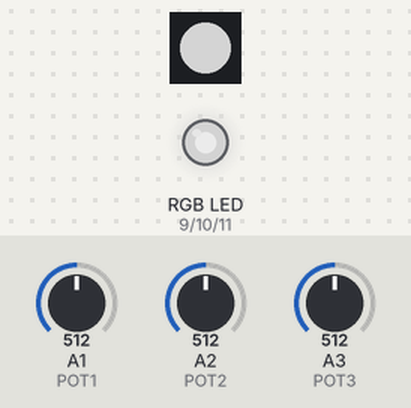
Simulated run of this sketch. Board: Arduino Uno, built with avr-gcc and run on an emulated ATmega328P. Shown: 1 RGB LEDs in strip order, left to right, an RGB LED mixed from three pins (HIGH = lit). Inputs (shaded band) come from the test bench; at power-on: A1 (POT1) = 512, A2 (POT2) = 512, A3 (POT3) = 512. Dim RGB values are drawn brighter than linear; colours are those a GRB WS2812 strip shows for the declared byte order.

Above: at 1.2 s.
1.3 s: A1 (POT1) set to 622
At 2.2 s:
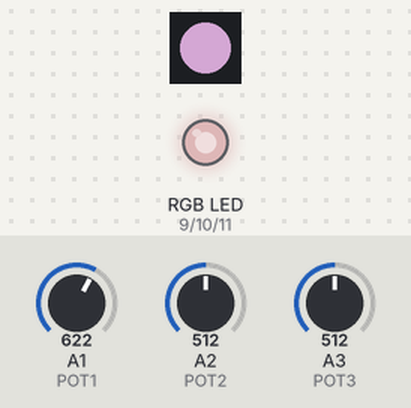
2.8 s: A1 (POT1) set to 645
At 3.4 s:
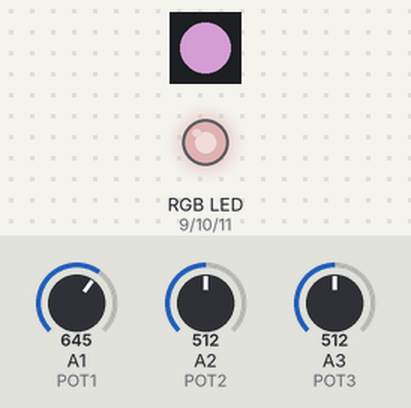
4.3 s: A2 (POT2) set to 716
At 5.5 s:
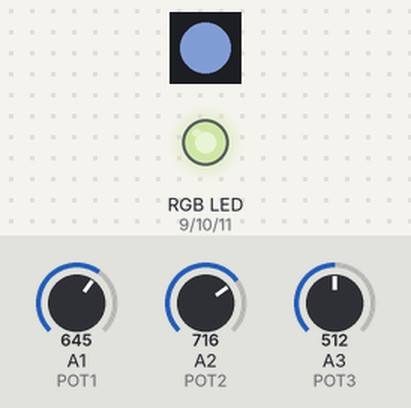
5.8 s: A3 (POT3) set to 240
At 6.8 s:
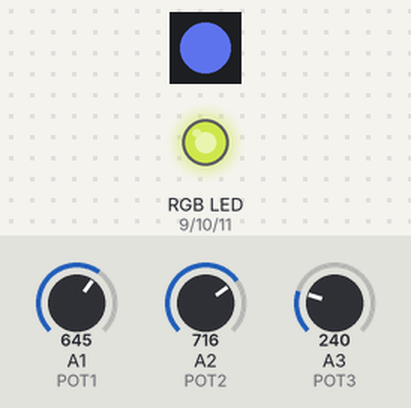
7.3 s: A2 (POT2) set to 652
At 7.9 s:
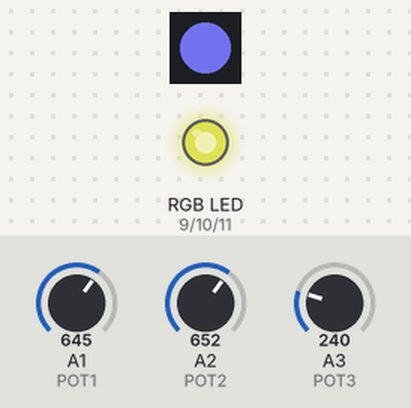
8.8 s: A2 (POT2) set to 626
At 9.1 s:
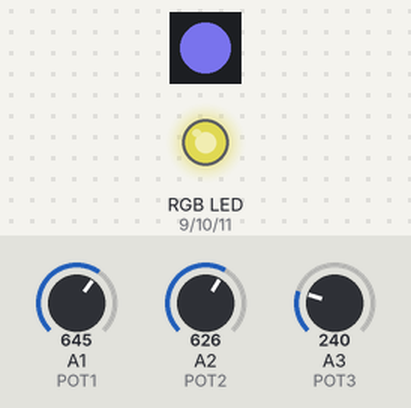
Timing chart, 0 to 11.3 s (numbered marks = the images above; inputs shaded):
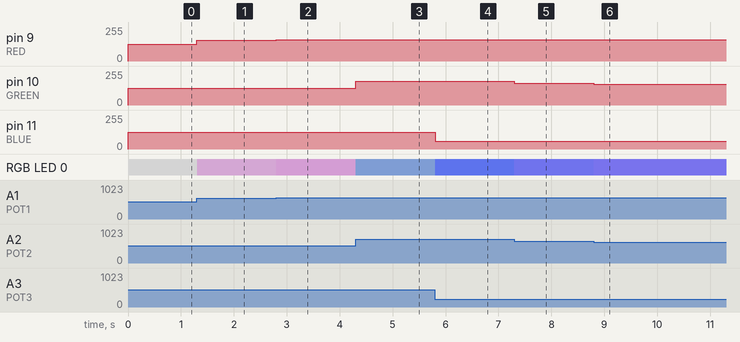

The sketch:

colormixer.ino
```cpp
/* ColorMixer
 *  Use a clear (common anode) RGB LED and a diffused WS2812B
 *  through-hole LED to demonstrate the science of color mixing.
 *
 * Liz Corson
 * 22 April 2016
 */

#define RED 9
#define GREEN 10
#define BLUE 11

#define POT1 A1
#define POT2 A2
#define POT3 A3

#include "FastLED.h"

// How many leds in your strip?
#define NUM_LEDS 1
#define DATA_PIN 4

// Define the array of leds
CRGB leds[NUM_LEDS];

void setup() {
  // Initialize the LED pins as outputs
  pinMode(RED, OUTPUT);
  pinMode(GREEN, OUTPUT);
  pinMode(BLUE, OUTPUT);
  pinMode(POT1, INPUT);
  pinMode(POT2, INPUT);
  pinMode(POT3, INPUT);
  FastLED.addLeds<WS2812B, DATA_PIN, RGB>(leds, NUM_LEDS);
  // start with all colors off
  digitalWrite(RED, HIGH);
  digitalWrite(GREEN, HIGH);
  digitalWrite(BLUE, HIGH);
  leds[0].setRGB(0,0,0);
  FastLED.show();
}

void loop() {
  int pot1val = analogRead(POT1);
  int color1val = map(pot1val,0,1024,0,255);
  if (color1val > 250) { // make sure LED turns off fully even if the pot is a bit off
    color1val = 255;
  }

  int pot2val = analogRead(POT2);
  int color2val = map(pot2val,0,1024,0,255);
  if (color2val > 250) { // make sure LED turns off fully even if the pot is a bit off
    color2val = 255;
  }

  int pot3val = analogRead(POT3);
  int color3val = map(pot3val,0,1024,0,255);
  if (color3val > 250) { // make sure LED turns off fully even if the pot is a bit off
    color3val = 255;
  }

  analogWrite(RED,color1val);
  analogWrite(GREEN,color2val);
  analogWrite(BLUE,color3val);
  //Since I used a common anode RGB LED I need to flip the scale for the WS2812B LED
  leds[0].setRGB(255-color1val,255-color2val,255-color3val);
  FastLED.show();
}
```

Measured:
- after the input at 1.3 s, pin 9 (RED): 127/255 → 154/255 at once; RGB LED 0: RGB(128, 128, 128) → RGB(128, 101, 128) at once
- after the input at 2.8 s, pin 9 (RED): 154/255 → 160/255 at once; RGB LED 0: RGB(128, 101, 128) → RGB(128, 95, 128) at once
- after the input at 4.3 s, pin 10 (GREEN): 127/255 → 178/255 at once; RGB LED 0: RGB(128, 95, 128) → RGB(77, 95, 128) at once
- after the input at 5.8 s, pin 11 (BLUE): 127/255 → 59/255 at once; RGB LED 0: RGB(77, 95, 128) → RGB(77, 95, 196) at once
- after the input at 7.3 s, pin 10 (GREEN): 178/255 → 162/255 at once; RGB LED 0: RGB(77, 95, 196) → RGB(93, 95, 196) at once
- after the input at 8.8 s, pin 10 (GREEN): 162/255 → 155/255 at once; RGB LED 0: RGB(93, 95, 196) → RGB(100, 95, 196) at once
